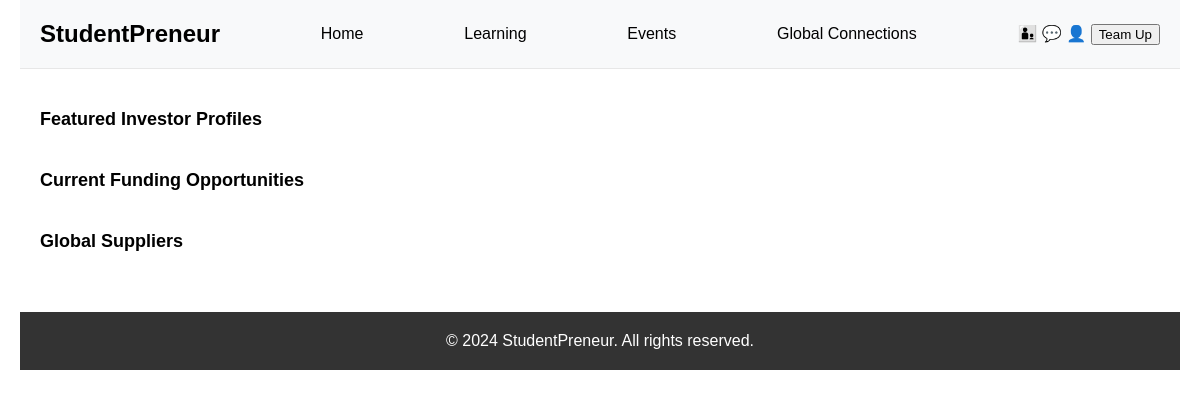
/Group5_0720/resource.php, run on an earlier commit of the app's database.
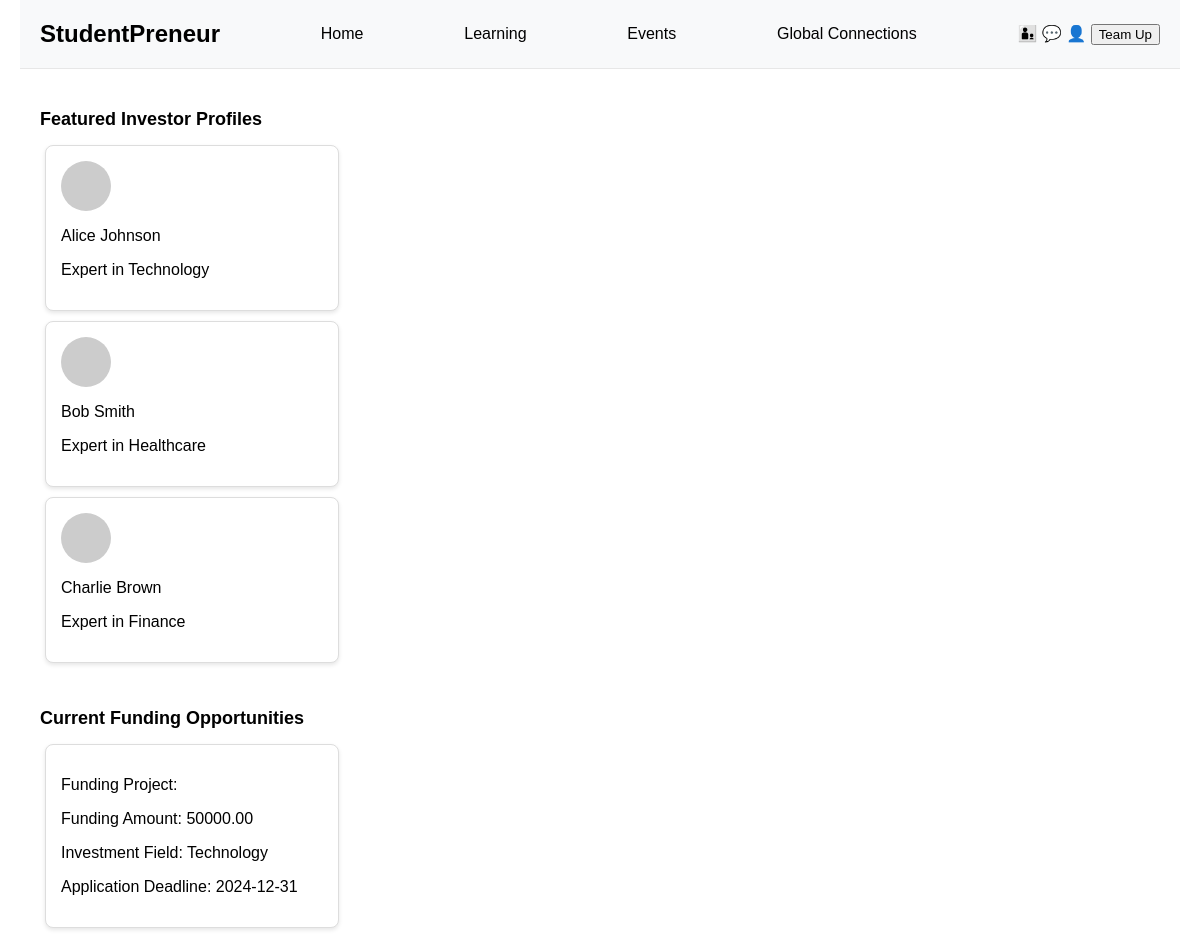
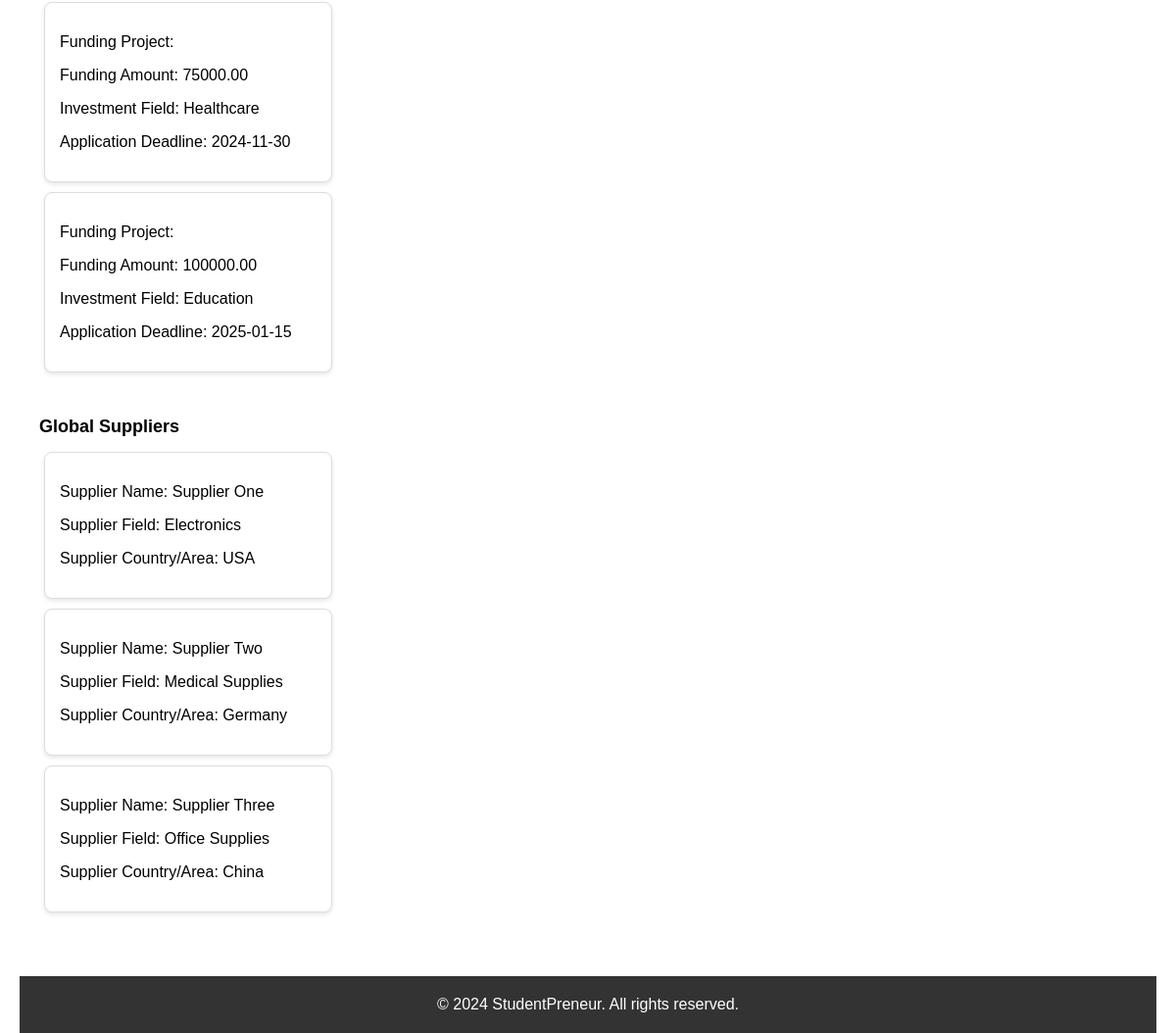
And on a later commit of the database (2 pictures, top to bottom).
### tables this page shows
CREATE TABLE investors (
    id INT AUTO_INCREMENT PRIMARY KEY,
    name VARCHAR(255) NOT NULL,
    field VARCHAR(255) NOT NULL,
    avatar VARCHAR(255) 
);

CREATE TABLE fundings (
    id INT AUTO_INCREMENT PRIMARY KEY,
    amount DECIMAL(10, 2) NOT NULL,
    field VARCHAR(255) NOT NULL,
    deadline DATE NOT NULL
);

CREATE TABLE suppliers (
    id INT AUTO_INCREMENT PRIMARY KEY,
    name VARCHAR(255) NOT NULL,
    field VARCHAR(255) NOT NULL,
    country VARCHAR(255) NOT NULL
);

### Group5_0720/model/investor_db.php (called while the page is built, shortened)
<?php
function get_investors($limit) {
    $db = Database::getDB();
    $query = 'SELECT * FROM investors LIMIT :limit';
    $statement = $db->prepare($query);
    $statement->bindValue(':limit', $limit, PDO::PARAM_INT);
    $statement->execute();
    $investors = $statement->fetchAll();
    return $investors;
}
?>

### Group5_0720/model/funding_db.php (called while the page is built, shortened)
<?php
function get_fundings($limit) {
    $db = Database::getDB();
    $query = 'SELECT * FROM fundings LIMIT :limit';
    $statement = $db->prepare($query);
    $statement->bindValue(':limit', $limit, PDO::PARAM_INT);
    $statement->execute();
    $fundings
 = $statement->fetchAll();
    return $fundings
;
}
?>

### Group5_0720/model/supplier_db.php (called while the page is built, shortened)
<?php
function get_suppliers($limit) {
    $db = Database::getDB();
    $query = 'SELECT * FROM suppliers LIMIT :limit';
    $statement = $db->prepare($query);
    $statement->bindValue(':limit', $limit, PDO::PARAM_INT);
    $statement->execute();
    $suppliers
 = $statement->fetchAll();
    return $suppliers
;
}
?>

### Group5_0720/resource.php (the view, shortened to what this page needs)
<!DOCTYPE html>
<html lang="en">
<head>
    <link rel="stylesheet" href="style5.css" />
</head>
<body>
<?php include 'header.php';
    require('model/investor_db.php');
    require('model/funding_db.php');
    require('model/supplier_db.php');
    $investors = get_investors(3);
    $fundings = get_fundings(3);
    $suppliers = get_suppliers(3);
?>
<section id="app">
        <div class="investor">
            <h2>Featured Investor Profiles</h2>
            <?php foreach ($investors as $investor): ?>
                <div class="investor-profile" key="<?php echo $investor['id']; ?>">
                    <div class="card">
                        <div class="avatar"></div>
                        <p><?php echo htmlspecialchars($investor['name']); ?></p>
                        <p>Expert in <?php echo htmlspecialchars($investor['field']); ?></p>
                    </div>
                </div>
            <?php endforeach; ?>
        </div>
        <div class="funding">
            <h2>Current Funding Opportunities</h2>
            <?php foreach ($fundings as $funding): ?>
                <div class="fundings-profile" key="<?php echo $funding['id']; ?>">
                    <div class="card">
                        <p>Funding Project:</p>
                        <p>Funding Amount: <?php echo htmlspecialchars($funding['amount']); ?></p>
                        <p>Investment Field: <?php echo htmlspecialchars($funding['field']); ?></p>
                        <p>Application Deadline: <?php echo htmlspecialchars($funding['deadline']); ?></p>
                    </div>
                </div>
            <?php endforeach; ?>
        </div>
        <div class="supplier">
            <h2>Global Suppliers</h2>
            <?php foreach ($suppliers as $supplier): ?>
                <div class="supplier-profile" key="<?php echo $supplier['id']; ?>">
                    <div class="card">
                        <p>Supplier Name: <?php echo htmlspecialchars($supplier['name']); ?></p>
                        <p>Supplier Field: <?php echo htmlspecialchars($supplier['field']); ?></p>
                        <p>Supplier Country/Area: <?php echo htmlspecialchars($supplier['country']); ?></p>
                    </div>
                </div>
            <?php endforeach; ?>
        </div>
    </section>
    <?php include 'footer.php'; ?>
</body>
</html>

### Group5_0720/header.php
<header>
        <nav>
          <div class="logo"><a href="post.php">StudentPreneur</a></div>
          <a href="post.php">Home</a>
          <a href="learning.php">Learning</a>
          <a href="event.php">Events</a>
          <a href="globalConnections.php">Global Connections</a>
          <div class="icons">
            <a href="teamprofile.php">🧑‍🧒 </a>
            <a href="message.php"> 💬 </a>
            <a href="profile.php"> 👤 </a>
            <a href="setup_team.php"><button>Team Up</button></a>
          </div>
        </nav>
</header>

### Group5_0720/footer.php
    <footer>
        <p>&copy; 2024 StudentPreneur. All rights reserved.</p>
    </footer>
</body>
</html>

### Group5_0720/style5.css (style rules this page uses)
body { font-family: Arial, sans-serif; margin: auto 20px; padding: 0; box-sizing: border-box; }
a { text-decoration: none; color: inherit; }
header { background-color: #f8f9fa; padding: 20px; text-align: center; border-bottom: 1px solid #e7e7e7; }
header nav { display: flex; justify-content: space-between; align-items: center; max-width: 1200px; margin: 0 auto; }
header .logo { font-size: 1.5em; font-weight: bold; }
footer { background-color: #333; color: white; text-align: center; padding: 20px; bottom: 0; }
footer p { margin: 0; }
section { padding: 20px; }
h2 { font-size: 24px; margin-bottom: 20px; }
.investor, .funding, .supplier { margin-bottom: 40px; }
.card { background: #fff; border: 1px solid #ddd; border-radius: 8px; padding: 15px; margin: 5px; box-shadow: 0 2px 4px rgba(0, 0, 0, 0.1); width: calc(28% - 20px); box-sizing: border-box; }
.avatar { width: 50px; height: 50px; background: #ccc; border-radius: 50%; margin-bottom: 10px; }
.investor-profile, .fundings-profile, .supplier-profile { display: flex; flex-wrap: wrap; justify-content: space-between; }
h2 { font-size: 18px; margin: 20px 0 10px; }

What changed in the data, as far as the page shows it:
added investors: name "Alice Johnson", field "Technology"
added investors: name "Bob Smith", field "Healthcare"
added investors: name "Charlie Brown", field "Finance"
added fundings: amount "50000.00", field "Technology", deadline "2024-12-31"
added fundings: amount "75000.00", field "Healthcare", deadline "2024-11-30"
added fundings: amount "100000.00", field "Education", deadline "2025-01-15"
added suppliers: name "Supplier One", field "Electronics", country "USA"
added suppliers: name "Supplier Two", field "Medical Supplies", country "Germany"
added suppliers: name "Supplier Three", field "Office Supplies", country "China"
